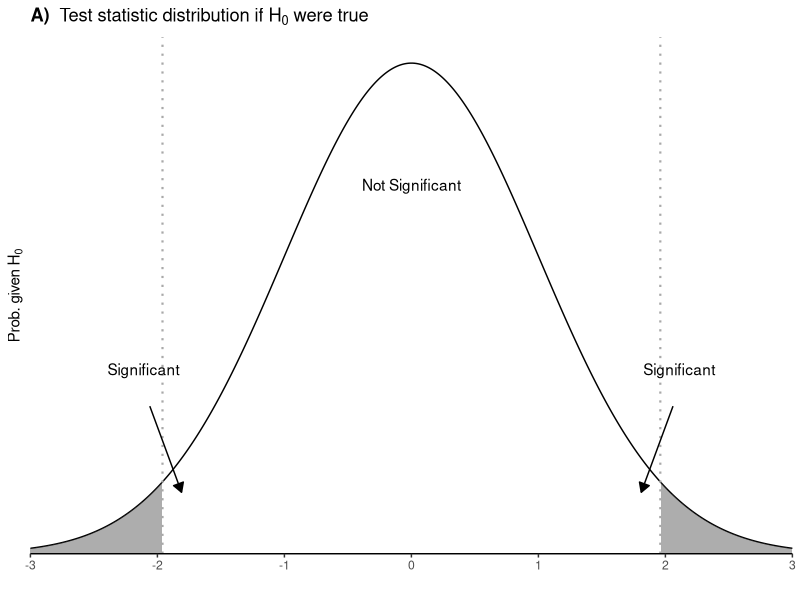

Write R code to recreate this figure.
## ---- chunk 1
knitr::opts_chunk$set(echo = TRUE)
## ---- chunk 2
setwd("~/R")
packages <- c("rmarkdown", "readr","ggplot2","scales","cowplot")
lapply(packages,library, character.only = TRUE)

## ---- chunk 3

Social <- c("Y","N")
Lower <- c(1,118)
Higher <- c(120,2)

df <- cbind(Social, Lower, Higher)
View(df)

t.test(Lower,Higher)
# 1. the alternative hypothesis is that using social media does lower cognitive ability.
# 2. the p-value is 0.9872.
# 3. the null hypothesis is not rejected because p-value is not lower than the alpha value of 0.05. Therefore it cannot be proven whether or not social media lowers cognitive ability.
# 4. two-sided because it has too tested possiblities.

## ---- chunk 4

tau2 <- seq(0.1,10,length.out=40)
l <- length(tau2)
n <- 200
k <- 20

matrix.m = matrix(0,nrow=k,ncol=l)
matrix.v = matrix(0,nrow=k,ncol=l)

for (i in seq(l)) {
  for (j in seq(k)) {
    data <- rnorm(n,0,sqrt(tau2[i]))
    matrix.m[j,i] <- mean(data)
    matrix.v[j,i] <- var(data)
  }
}

print(matrix.m,main="matrix of means")
print(matrix.v,main="matrix of variances")

## ---- chunk 5

coin <- c(1,0) # numerical representation of heads and tails outcomes
tosses <- 100 # simulation of 100 tosses


heads <- rep(1,95) 
tails <- rep(0,5)
coin <- c(heads,tails)
sample <- sample(coin,tosses,replace=TRUE)
t.test(seq_along(coin),coin)

# 1. the alternative hypothesis is that the coin is not a fair coin
# 2. the p-value is 2.2 x 10^-16
# 3. the null hypothesis is rejected because the p-value is less than the alpha of 0.5. Therefore the alternative hypothesis is "proven"
# 4. this is a two-sided test because there are two possibilities.

## ---- chunk 6

library(ggplot2)
library(cowplot)
library(scales)

d.Gaussian.dist <- function(p = 0.05) {
  # z-values (test statistic range)
  zvals <- seq(-3, 3, length=1001)
  zpdf <- dnorm(zvals)
  
  # Data for distribution plot
  df1 <- data.frame(x = zvals, y = zpdf)
  
  # Index of zero (mean)
  mn_idx <- which.min(zvals^2)
  
  # Two-tailed p-values for each z
  pvalsL <- pnorm(zvals[1:mn_idx])
  pvalsR <- 1 - pnorm(zvals[(mn_idx+1):length(zvals)])
  pvals2 <- 2 * c(pvalsL, pvalsR)
  
  # Data for p-value plot
  df2 <- data.frame(x = zvals, y = pvals2)
  
  # Quantiles for the two-tailed p-value (critical z-values)
  z_lower <- qnorm(p / 2)
  z_upper <- qnorm(1 - p / 2)
  
  # Helper function to find closest index for z-value
  closest_index <- function(vals, target) {
    which.min((vals - target)^2)
  }
  
  idx_lower <- closest_index(zvals, z_lower)
  idx_upper <- closest_index(zvals, z_upper)
  
  # Panel A: Normal distribution with shaded significant tails
  fig_A <- ggplot(df1, aes(x = x, y = y)) +
    geom_line(color = "black") +
    geom_ribbon(data = subset(df1, x <= zvals[idx_lower]), aes(ymin = 0, ymax = y), alpha = 0.4) +
    geom_ribbon(data = subset(df1, x >= zvals[idx_upper]), aes(ymin = 0, ymax = y), alpha = 0.4) +
    geom_vline(xintercept = c(z_lower, z_upper), color = "darkgray", linetype = "dotted", linewidth = 0.75) +
    scale_x_continuous(limits = range(zvals), expand = c(0, 0)) +
    scale_y_continuous(limits = c(0, 0.42), breaks = NULL, expand = c(0, 0)) +
    labs(x = "", y = expression(paste("Prob. given ", "H"[0]))) +
    annotate("text", x = 0, y = 0.3, label = "Not Significant") +
    annotate("segment", x = z_lower - 0.1, xend = z_lower + 0.15, y = 0.12, yend = 0.05,
             arrow = arrow(type = "closed", length = unit(0.02, "npc"))) +
    annotate("text", x = z_lower - 0.15, y = 0.15, label = "Significant") +
    annotate("segment", x = z_upper + 0.1, xend = z_upper - 0.15, y = 0.12, yend = 0.05,
             arrow = arrow(type = "closed", length = unit(0.02, "npc"))) +
    annotate("text", x = z_upper + 0.15, y = 0.15, label = "Significant") +
    theme_classic() +
    ggtitle(expression(paste(bold("A)  "), "Test statistic distribution if ", "H"[0], " were true")))
  
  fig <- fig_A
  
  return(fig)
}

plot <- d.Gaussian.dist(0.05)
plot
